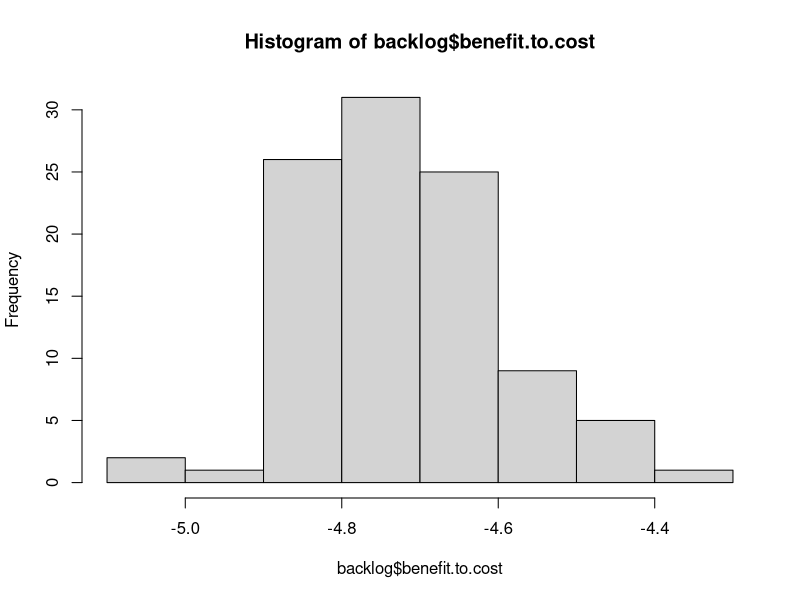
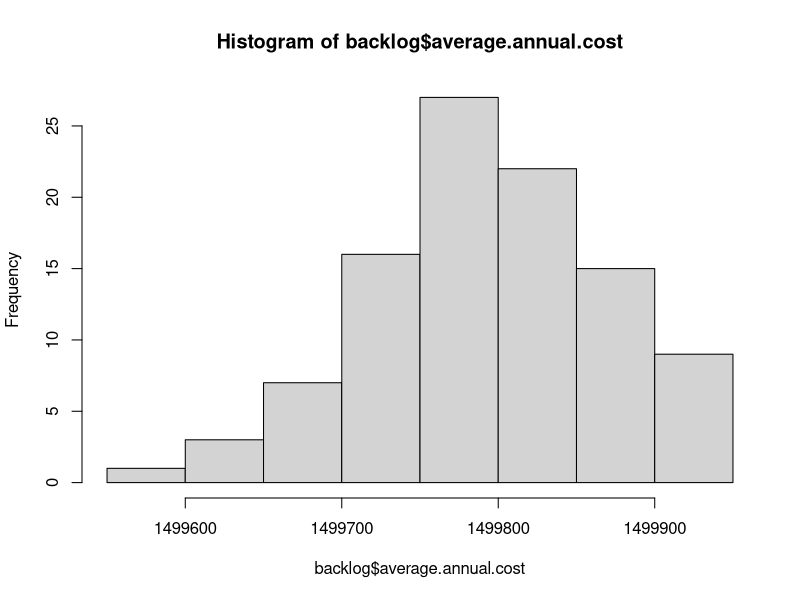
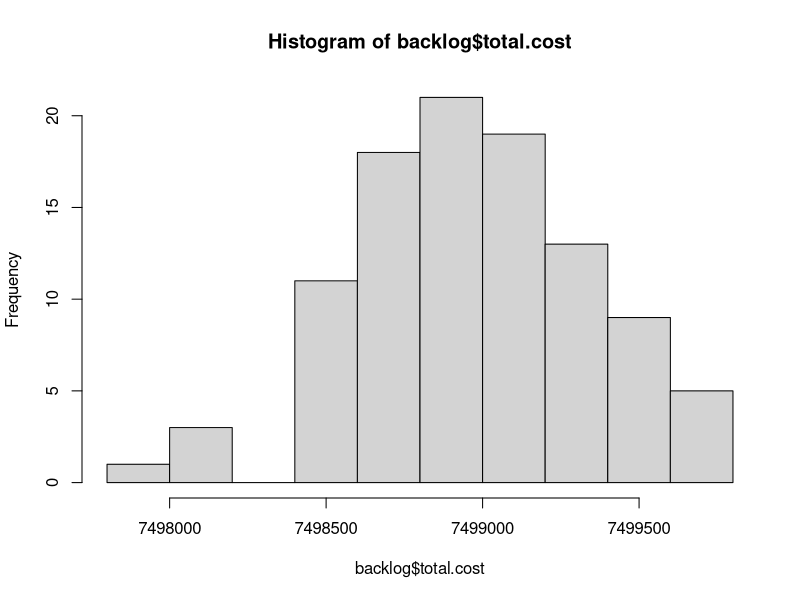
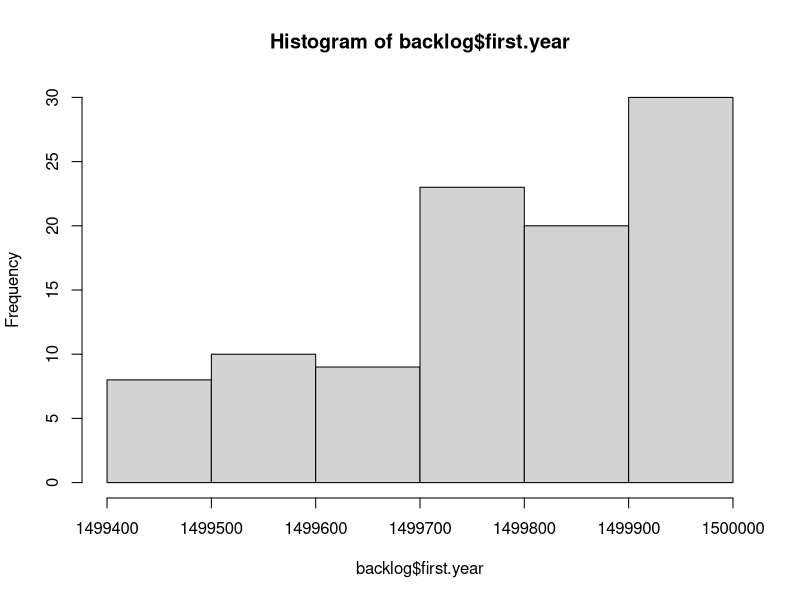

R code for these plots, in order: (Note: this script raises an error after producing the figures.)
# Read Me ####
# This code analyzes data from FST, the City's pavement consultant
# It models the cost and PCI degredation in order to optimize pavement decisions
# OCI value = PCI.  Note these scores are from November 2012.
# Created By Daniel Hadley

# Considerations: 
# 1. The knapsack approximates an optimal outcome, but needs to be inspected in cases where the 
# limit is low,E.g., http://oucsace.cs.ohiou.edu/~razvan/courses/cs4040/lecture16.pdf
# 2. The model makes assumptions about the differences in PCI reset of various treatment types.
# It assumes that patching only resets to PCI + 6, for example. 

library("plyr")


# Import data ####
setwd("K:/Somerstat/Common/Data/2014 StreetStat/PCI_Code")
# setwd ("~/Documents/Git/PCI_Code") #at home
d <- read.csv("PCI.csv")


# Create new variables #### 
d$sq.ft <- d$PavementWi * d$Length # Sq. Feet
d$sq.yd <- d$sq.ft * 0.111111 # Sq. Yards


# Functions needed for the model: ####
# f(Age) = PCI, f(PCI) = AGE, f(Age, Pave, Old PCI) = New PCI 
# f(PCI) = AGE, f(PCI) = Cost, f(knapsack) = pave 

# f(Age) = PCI
# Referenes below
# http://onlinepubs.trb.org/onlinepubs/conferences/2012/assetmgmt/presentations/Data-A-Ramirez-Flores-Chang-Albitres.pdf
# https://repository.tamu.edu/bitstream/handle/1969.1/ETD-TAMU-2009-05-317/DESHMUKH-THESIS.pdf?sequence=2
# http://www.mylongview.com/modules/showdocument.aspx?documentid=631
# See AnalyzePCI.R
PCIf <- function(AGE){ 
  PCI <- ifelse(d$Functional == "CO - Collector", 100 - (106/((log(79/AGE))^(1/.48))),
                ifelse(d$Functional == "AR - Arterial", 100 - (109/((log(88/AGE))^(1/.58))),
                       100 - (97/((log(110/AGE))^(1/.61)))
                ))
  return(PCI)
}


# f(PCI, Function, Sq.yd) = Cost 
Costf <- function(OCI, Functional, sq.yd){ 
  Cost <- ifelse((OCI >= 68) & (OCI < 88), 1.8,
         ifelse((OCI >= 47) & (OCI < 68), 18.50,
                ifelse((OCI >= 25) & (OCI < 47) & (Functional == "RT - Residential Local"), 76.80,
                       ifelse((OCI >= 25) & (OCI < 47) & (Functional == "RE - Residential Dead End"), 76.80,
                              ifelse((OCI >= 25) & (OCI < 47) & (Functional == "CO - Collector" ), 91.10,
                                     ifelse((OCI >= 25) & (OCI < 47) & (Functional == "AR - Arterial"), 91.10,
                                            ifelse((OCI >= 0) & (OCI < 25) & (Functional == "RT - Residential Local"), 139.80,
                                                   ifelse((OCI >= 0) & (OCI < 25) & (Functional == "RE - Residential Dead End"), 139.80,
                                                          ifelse((OCI >= 0) & (OCI < 25) & (Functional == "CO - Collector"), 147.70,
                                                                 ifelse((OCI >= 0) & (OCI < 25) & (Functional == "AR - Arterial"), 162.10,
                                                                        ifelse(OCI >= 88, 0, 360)))))))))))
  return(Cost*sq.yd)
}


#f(Pave, Previous Year's Moritorium) = Moritorium
Moritoriumf <- function(Pave, MoritoriumX){
  Moritorium <- ifelse(Pave == 1, 1, 
                       ifelse((MoritoriumX > 0) & (MoritoriumX < 3), 1 + MoritoriumX,
                              0 
                              ))
  return(Moritorium)
}


# f(PCI) = delta
# This takes the current PCI and calculates the difference between that and the PCI post treatment
# This is essentially the "value" in the knapsack algo
# The penultimate line ensures that during the moratorium (3 years after work is done), that
# street is not selected for maintenance yet
Deltaf <- function(OldOCI, sq.yd, Moratorium){ 
   Delta <- ifelse((OldOCI >= 68) & (OldOCI < 88) & (Moratorium == 0), ((OldOCI + 8) * sq.yd) - (OldOCI * sq.yd),
                   ifelse((OldOCI >= 47) & (OldOCI < 68) & (Moratorium == 0), ((OldOCI + 7) * sq.yd) - (OldOCI * sq.yd),
                   # why + 8 and +9: http//www.ci.san-ramon.ca.us/engr/pavement.html
                   ifelse((OldOCI >= 25) & (OldOCI < 47) & (Moratorium == 0), (96 * sq.yd) - (OldOCI * sq.yd),
                          ifelse(Moratorium != 0, 0, 
                          (100 * sq.yd) - (OldOCI * sq.yd)
                                 ))))                      
  return(Delta)
}


# # f(value, weight, limit ) = pave. This is the OLD Pave function
# # This is a greedy approximation to the Knapsack algorithm
# knapsack <- function(value, weight, limit){
#   benefit.to.cost <- value / weight #Create ratio
#   df = data.frame(value, weight, benefit.to.cost) # turn it into a DF
#   df$ID <- (1:nrow(df)) # add ID to resort later
#   df <- df[with(df, order(-benefit.to.cost)), ] # Sort by benefit.to.cost
#   rownames(df) <- NULL # Reset the row names for easier indexing
#   df$total.weight <- ifelse(cumsum(df$weight) <= limit, cumsum(df$weight), 0) # Add first items that fit
#   # I need to add a break here if nothing fits in the bag on the first pass
#   for(i in 2:nrow(df)){ #Start in row 2 because some values have been added above
#     df$total.weight[i] <- ifelse(df$weight[i] + df$total.weight[i-1] <= limit, # If adding won't go over limit
#                                  df$weight[i] + df$total.weight[i-1], df$total.weight[i-1]) # If it will, keep Weight the same
#   }
#   df$add <- 0
#   df$add[1] <- ifelse(df$total.weight[1] > 0, 1, 0)
#   for(i in 2:nrow(df)){ #Start in row 2 
#     df$add[i] <- ifelse(df$total.weight[i] > df$total.weight[i-1], 1, 0) # 1 if it has been added
#   }
#   df$add <- ifelse(df$benefit.to.cost == 0, 0, df$add) #To avoid paving streets under moratorium
#   df$add <- ifelse(df$value == 0, 0, df$add)
#   df <- df[with(df, order(ID)), ] # Resort by ID
#   rownames(df) <- NULL # Reset the row names for easier indexing
#   return(df$add)
# }


# f(value, weight, limit preventive maintenance, limit reconstruction) = pave. This is the basic Pave function
# This is a greedy approximation to the Knapsack algorithm
knapsack <- function(value, weight, limitPM, limitR, PCI){
  benefit.to.cost <- value / weight #Create ratio
  df = data.frame(value, weight, benefit.to.cost, PCI) # turn it into a DF
  df$ID <- (1:nrow(df)) # add ID to resort later
  df <- df[with(df, order(-benefit.to.cost)), ] # Sort by benefit.to.cost
  rownames(df) <- NULL # Reset the row names for easier indexing
  df$total.weight <- ifelse(cumsum(df$weight) <= limitPM, cumsum(df$weight), 0) # Add first items that fit
  # I need to add a break here if nothing fits in the bag on the first pass
  for(i in 2:nrow(df)){ #Start in row 2 because some values have been added above
    df$total.weight[i] <- ifelse(df$weight[i] + df$total.weight[i-1] <= limitPM, # If adding won't go over limit
                                 df$weight[i] + df$total.weight[i-1], df$total.weight[i-1]) # If it will, keep Weight the same
  }
  df$add <- 0
  df$add[1] <- ifelse(df$total.weight[1] > 0, 1, 0)
  for(i in 2:nrow(df)){ #Start in row 2 
    df$add[i] <- ifelse(df$total.weight[i] > df$total.weight[i-1], 1, 0) # 1 if it has been added
  }
  df$add <- ifelse(df$benefit.to.cost == 0, 0, df$add) #To avoid paving streets under moratorium
  df$add <- ifelse(df$value == 0, 0, df$add)
  # Now do it all again for full reconstruction of the worst streets
  df <- df[with(df, order(PCI)), ] # Sort by PCI
  rownames(df) <- NULL # Reset the row names for easier indexing
  df$total.weight.a <- ifelse(cumsum(df$weight) <= limitR, cumsum(df$weight), 0) # Add first items that fit
  # I need to add a break here if nothing fits in the bag on the first pass
  for(i in 2:nrow(df)){ #Start in row 2 because some values have been added above
    df$total.weight.a[i] <- ifelse(df$weight[i] + df$total.weight.a[i-1] <= limitR, # If adding won't go over limit
                                 df$weight[i] + df$total.weight.a[i-1], df$total.weight.a[i-1]) # If it will, keep Weight the same
  }
  df$add.a <- 0
  df$add.a[1] <- ifelse(df$total.weight.a[1] > 0, 1, 0)
  for(i in 2:nrow(df)){ #Start in row 2 
    df$add.a[i] <- ifelse(df$total.weight.a[i] > df$total.weight.a[i-1], 1, 0) # 1 if it has been added
  }
  df$add.a <- ifelse(df$benefit.to.cost == 0, 0, df$add.a) #To avoid paving streets under moratorium
  df$add.a <- ifelse(df$value == 0, 0, df$add.a)
  # now resort
  df <- df[with(df, order(ID)), ] # Resort by ID
  rownames(df) <- NULL # Reset the row names for easier indexing
  df$pave <- ifelse((df$add == 1) | (df$add.a == 1), 1, 0)
  return(df$pave)
}


# f(Age, Pave, Old PCI) = New PCI
# See AnalyzePCI.R
NewPCIf <- function(AGE, Pave, OldOCI){
  NewPCI <- ifelse((OldOCI >= 68) & (OldOCI < 88) & (Pave == 1), OldOCI + 8,
                   # why + 7: http//www.ci.san-ramon.ca.us/engr/pavement.html
                   ifelse((OldOCI >= 47) & (OldOCI < 68) & (Pave == 1), OldOCI + 7,
                          ifelse((OldOCI >= 25) & (OldOCI < 47) & (Pave == 1), 96, 
                                 # http://www.mylongview.com/modules/showdocument.aspx?documentid=631
                                 ifelse((OldOCI >= 0) & (OldOCI < 25) & (Pave == 1), 100,
                                        ifelse((d$Functional == "CO - Collector") & (Pave == 0), 100 - (106/((log(79/AGE))^(1/.48))),
                                               ifelse((d$Functional == "AR - Arterial") & (Pave == 0), 100 - (109/((log(88/AGE))^(1/.58))),
                                                      100 - (97/((log(110/AGE))^(1/.61)))
                                 ))))))                      
  return(NewPCI)
}


# f(NewPCI) = New Age
Agef <- function(NewPCI){
  NewAge <- ifelse((d$Functional == "CO - Collector"), 79*(2.71828^(-9.37879/(100-NewPCI)^0.48)),
                   ifelse((d$Functional == "AR - Arterial"), 88*(2.71828^(-15.1952/(100-NewPCI)^0.58)),
                          110*(2.71828^(-16.2904/(100-NewPCI)^0.61))
                   ))
                   
  return(NewAge)
}


# Final model ####

  d$Age <- Agef(d$OCI) # Estimated age in Nov 2012
  d$backlog <- Costf(d$OCI, d$Functional, d$sq.yd) # Backlog in Nov 2012
  d$Moritorium <- 0 # Hold for three years between routine maintenance 
  d$Delta.a <- Deltaf(d$OCI, d$sq.yd, d$Moritorium) # Difference between old OCI and potential OCI
  d$Pave.a <- knapsack(d$Delta.a, d$backlog, 1000000, 1000000, d$OCI) # Pave or not in spring 2013
  d$cost.a <- ifelse(d$Pave.a == 1, Costf(d$OCI, d$Functional, d$sq.yd),0) #The cost to pave the selected streets
  d$Moritorium.a <- Moritoriumf(d$Pave.a, d$Moritorium) #if work has been done, hold for 3 years
  d$Age.Tmp <- (1 + d$Age) #Temporary to do the new PCI calculation
  d$PCI.a <-  NewPCIf(d$Age.Tmp, d$Pave.a, d$OCI)
  d$Age.a <- Agef(d$PCI.a) # The new "age" in Nov 2013. E.g., crack and seal streets are not brand new.
d$backlog.a <- Costf(d$PCI.a, d$Functional, d$sq.yd) #Backlog in Nov 2013
  d$Delta.b <- Deltaf(d$PCI.a, d$sq.yd, d$Moritorium.a)
  d$Pave.b <- knapsack(d$Delta.b, d$backlog.a, 1000000, 1000000, d$PCI.a)
  d$cost.b <- ifelse(d$Pave.b == 1, Costf(d$PCI.a, d$Functional, d$sq.yd),0)
  d$Moritorium.b <- Moritoriumf(d$Pave.b, d$Moritorium.a)
  d$Age.Tmp <- (1 + d$Age.a) 
  d$PCI.b <-  NewPCIf(d$Age.Tmp, d$Pave.b, d$PCI.a)
  d$Age.b <- Agef(d$PCI.b)
d$backlog.b <- Costf(d$PCI.b, d$Functional, d$sq.yd)
  d$Delta.c <- Deltaf(d$PCI.b, d$sq.yd, d$Moritorium.b)
  d$Pave.c <- knapsack(d$Delta.c, d$backlog.b, 1000000, 1000000, d$PCI.b)
  d$cost.c <- ifelse(d$Pave.c == 1, Costf(d$PCI.b, d$Functional, d$sq.yd),0)
  d$Moritorium.c <- Moritoriumf(d$Pave.c, d$Moritorium.b)
  d$Age.Tmp <- (1 + d$Age.b) 
  d$PCI.c <-  NewPCIf(d$Age.Tmp, d$Pave.c, d$PCI.b)
  d$Age.c <- Agef(d$PCI.c)
d$backlog.c <- Costf(d$PCI.c, d$Functional, d$sq.yd)
  d$Delta.d <- Deltaf(d$PCI.c, d$sq.yd, d$Moritorium.c)
  d$Pave.d <- knapsack(d$Delta.d, d$backlog.c, 1000000, 1000000, d$PCI.c)
  d$cost.d <- ifelse(d$Pave.d == 1, Costf(d$PCI.c, d$Functional, d$sq.yd),0)
  d$Moritorium.d <- Moritoriumf(d$Pave.d, d$Moritorium.c)
  d$Age.Tmp <- (1 + d$Age.c) 
  d$PCI.d <-  NewPCIf(d$Age.Tmp, d$Pave.d, d$PCI.c)
  d$Age.d <- Agef(d$PCI.d)
d$backlog.d <- Costf(d$PCI.d, d$Functional, d$sq.yd)
  d$Delta.e <- Deltaf(d$PCI.d, d$sq.yd, d$Moritorium.d)
  d$Pave.e <- knapsack(d$Delta.e, d$backlog.d, 1000000, 1000000, d$PCI.d)
  d$cost.e <- ifelse(d$Pave.e == 1, Costf(d$PCI.d, d$Functional, d$sq.yd),0)
  d$Moritorium.e <- Moritoriumf(d$Pave.e, d$Moritorium.d)
  d$Age.Tmp <- (1 + d$Age.d) 
  d$PCI.e <-  NewPCIf(d$Age.Tmp, d$Pave.e, d$PCI.d)
  d$Age.e <- Agef(d$PCI.e)
d$backlog.e <- Costf(d$PCI.e, d$Functional, d$sq.yd)


# Final model wrapped in a function ####

# f(n) = output
Modelf <- function(n, Spending){
  d$Age <- Agef(d$OCI) # Estimated age in Nov 2012
  d$backlog <- Costf(d$OCI, d$Functional, d$sq.yd) # Backlog in Nov 2012
  d$Moritorium <- 0 # Hold for three years between routine maintenance 
  d$Delta.a <- Deltaf(d$OCI, d$sq.yd, d$Moritorium) # Difference between old OCI and potential OCI
  d$Pave.a <- knapsack(d$Delta.a, d$backlog, Spending/2, Spending/2, d$OCI) # Pave or not in spring 2013
  d$cost.a <- ifelse(d$Pave.a == 1, Costf(d$OCI, d$Functional, d$sq.yd),0) #The cost to pave the selected streets
  d$Moritorium.a <- Moritoriumf(d$Pave.a, d$Moritorium) #if work has been done, hold for 3 years
  d$Age.Tmp <- (1 + d$Age) #Temporary to do the new PCI calculation
  d$PCI.a <-  NewPCIf(d$Age.Tmp, d$Pave.a, d$OCI)
  d$Age.a <- Agef(d$PCI.a) # The new "age" in Nov 2013. E.g., crack and seal streets are not brand new.
  d$backlog.a <- Costf(d$PCI.a, d$Functional, d$sq.yd) #Backlog in Nov 2013
  d$Delta.b <- Deltaf(d$PCI.a, d$sq.yd, d$Moritorium.a)
  d$Pave.b <- knapsack(d$Delta.b, d$backlog.a, Spending/2, Spending/2, d$PCI.a)
  d$cost.b <- ifelse(d$Pave.b == 1, Costf(d$PCI.a, d$Functional, d$sq.yd),0)
  d$Moritorium.b <- Moritoriumf(d$Pave.b, d$Moritorium.a)
  d$Age.Tmp <- (1 + d$Age.a) 
  d$PCI.b <-  NewPCIf(d$Age.Tmp, d$Pave.b, d$PCI.a)
  d$Age.b <- Agef(d$PCI.b)
  d$backlog.b <- Costf(d$PCI.b, d$Functional, d$sq.yd)
  d$Delta.c <- Deltaf(d$PCI.b, d$sq.yd, d$Moritorium.b)
  d$Pave.c <- knapsack(d$Delta.c, d$backlog.b, Spending/2, Spending/2, d$PCI.b)
  d$cost.c <- ifelse(d$Pave.c == 1, Costf(d$PCI.b, d$Functional, d$sq.yd),0)
  d$Moritorium.c <- Moritoriumf(d$Pave.c, d$Moritorium.b)
  d$Age.Tmp <- (1 + d$Age.b) 
  d$PCI.c <-  NewPCIf(d$Age.Tmp, d$Pave.c, d$PCI.b)
  d$Age.c <- Agef(d$PCI.c)
  d$backlog.c <- Costf(d$PCI.c, d$Functional, d$sq.yd)
  d$Delta.d <- Deltaf(d$PCI.c, d$sq.yd, d$Moritorium.c)
  d$Pave.d <- knapsack(d$Delta.d, d$backlog.c, Spending/2, Spending/2, d$PCI.c)
  d$cost.d <- ifelse(d$Pave.d == 1, Costf(d$PCI.c, d$Functional, d$sq.yd),0)
  d$Moritorium.d <- Moritoriumf(d$Pave.d, d$Moritorium.c)
  d$Age.Tmp <- (1 + d$Age.c) 
  d$PCI.d <-  NewPCIf(d$Age.Tmp, d$Pave.d, d$PCI.c)
  d$Age.d <- Agef(d$PCI.d)
  d$backlog.d <- Costf(d$PCI.d, d$Functional, d$sq.yd)
  d$Delta.e <- Deltaf(d$PCI.d, d$sq.yd, d$Moritorium.d)
  d$Pave.e <- knapsack(d$Delta.e, d$backlog.d, Spending/2, Spending/2, d$PCI.d)
  d$cost.e <- ifelse(d$Pave.e == 1, Costf(d$PCI.d, d$Functional, d$sq.yd),0)
  d$Moritorium.e <- Moritoriumf(d$Pave.e, d$Moritorium.d)
  d$Age.Tmp <- (1 + d$Age.d) 
  d$PCI.e <-  NewPCIf(d$Age.Tmp, d$Pave.e, d$PCI.d)
  d$Age.e <- Agef(d$PCI.e)
  d$backlog.e <- Costf(d$PCI.e, d$Functional, d$sq.yd)
#   Now create the outputs
backlog <- sum(d$backlog.e)
backlog.reduction <- (sum(d$backlog)) - (sum(d$backlog.e))
total.cost <- sum(d$cost.a, d$cost.b, d$cost.c, d$cost.d, d$cost.e)
benefit.to.cost <- backlog.reduction / total.cost
average.annual.cost <- ((sum(d$cost.a)) + (sum(d$cost.b)) + (sum(d$cost.c)) + 
                          (sum(d$cost.d)) + (sum(d$cost.e))) / 5
first.year <- sum(d$cost.a)
low <- d[ which(d$PCI.e < 30), ]
percent.low <- (sum(low$sq.yd))/1655897
output <- list(backlog, backlog.reduction, total.cost, benefit.to.cost, average.annual.cost, 
               first.year, percent.low)
return(output)
}

Modelf(1, 4000000)


# Stochastic Model for comparison ####
# f(value, weight, limit ) = pave. 
# This is a greedy approximation to the Knapsack algorithm
knapsack <- function(value, weight, limit){
  benefit.to.cost <- sample(1:573, 573, replace=F) #Instead of real ratio, make it random
  df = data.frame(value, weight, benefit.to.cost) # turn it into a DF
  df$ID <- (1:nrow(df)) # add ID to resort later
  df <- df[with(df, order(-benefit.to.cost)), ] # Sort by benefit.to.cost
  rownames(df) <- NULL # Reset the row names for easier indexing
  df$total.weight <- ifelse(cumsum(df$weight) <= limit, cumsum(df$weight), 0) # Add first items that fit
  # I need to add a break here if nothing fits in the bag on the first pass
  for(i in 2:nrow(df)){ #Start in row 2 because some values have been added above
    df$total.weight[i] <- ifelse(df$weight[i] + df$total.weight[i-1] <= limit, # If adding won't go over limit
                                 df$weight[i] + df$total.weight[i-1], df$total.weight[i-1]) # If it will, keep Weight the same
  }
  df$add <- 0
  df$add[1] <- ifelse(df$total.weight[1] > 0, 1, 0)
  for(i in 2:nrow(df)){ #Start in row 2 
    df$add[i] <- ifelse(df$total.weight[i] > df$total.weight[i-1], 1, 0) # 1 if it has been added
  }
  df <- df[with(df, order(ID)), ] # Resort by ID
  rownames(df) <- NULL # Reset the row names for easier indexing
  return(df$add)
}


Modelf <- function(n){
  d$Age <- Agef(d$OCI) # Estimated age in Nov 2012
  d$backlog <- Costf(d$OCI, d$Functional, d$sq.yd) # Backlog in Nov 2012
  d$Moritorium <- 0 # Hold for three years between routine maintenance 
  d$Delta.a <- Deltaf(d$OCI, d$sq.yd, d$Moritorium) # Difference between old OCI and potential OCI
  d$Pave.a <- knapsack(d$Delta.a, d$backlog, 1500000) # Pave or not in spring 2013
  d$cost.a <- ifelse(d$Pave.a == 1, Costf(d$OCI, d$Functional, d$sq.yd),0) #The cost to pave the selected streets
  d$Moritorium.a <- Moritoriumf(d$Pave.a, d$Moritorium) #if work has been done, hold for 3 years
  d$Age.Tmp <- (1 + d$Age) #Temporary to do the new PCI calculation
  d$PCI.a <-  NewPCIf(d$Age.Tmp, d$Pave.a, d$OCI)
  d$Age.a <- Agef(d$PCI.a) # The new "age" in Nov 2013. E.g., crack and seal streets are not brand new.
  d$backlog.a <- Costf(d$PCI.a, d$Functional, d$sq.yd) #Backlog in Nov 2013
  d$Delta.b <- Deltaf(d$PCI.a, d$sq.yd, d$Moritorium.a)
  d$Pave.b <- knapsack(d$Delta.b, d$backlog.a, 1500000)
  d$cost.b <- ifelse(d$Pave.b == 1, Costf(d$PCI.a, d$Functional, d$sq.yd),0)
  d$Moritorium.b <- Moritoriumf(d$Pave.b, d$Moritorium.a)
  d$Age.Tmp <- (1 + d$Age.a) 
  d$PCI.b <-  NewPCIf(d$Age.Tmp, d$Pave.b, d$PCI.a)
  d$Age.b <- Agef(d$PCI.b)
  d$backlog.b <- Costf(d$PCI.b, d$Functional, d$sq.yd)
  d$Delta.c <- Deltaf(d$PCI.b, d$sq.yd, d$Moritorium.b)
  d$Pave.c <- knapsack(d$Delta.c, d$backlog.b, 1500000)
  d$cost.c <- ifelse(d$Pave.c == 1, Costf(d$PCI.b, d$Functional, d$sq.yd),0)
  d$Moritorium.c <- Moritoriumf(d$Pave.c, d$Moritorium.b)
  d$Age.Tmp <- (1 + d$Age.b) 
  d$PCI.c <-  NewPCIf(d$Age.Tmp, d$Pave.c, d$PCI.b)
  d$Age.c <- Agef(d$PCI.c)
  d$backlog.c <- Costf(d$PCI.c, d$Functional, d$sq.yd)
  d$Delta.d <- Deltaf(d$PCI.c, d$sq.yd, d$Moritorium.c)
  d$Pave.d <- knapsack(d$Delta.d, d$backlog.c, 1500000)
  d$cost.d <- ifelse(d$Pave.d == 1, Costf(d$PCI.c, d$Functional, d$sq.yd),0)
  d$Moritorium.d <- Moritoriumf(d$Pave.d, d$Moritorium.c)
  d$Age.Tmp <- (1 + d$Age.c) 
  d$PCI.d <-  NewPCIf(d$Age.Tmp, d$Pave.d, d$PCI.c)
  d$Age.d <- Agef(d$PCI.d)
  d$backlog.d <- Costf(d$PCI.d, d$Functional, d$sq.yd)
  d$Delta.e <- Deltaf(d$PCI.d, d$sq.yd, d$Moritorium.d)
  d$Pave.e <- knapsack(d$Delta.e, d$backlog.d, 1500000)
  d$cost.e <- ifelse(d$Pave.e == 1, Costf(d$PCI.d, d$Functional, d$sq.yd),0)
  d$Moritorium.e <- Moritoriumf(d$Pave.e, d$Moritorium.d)
  d$Age.Tmp <- (1 + d$Age.d) 
  d$PCI.e <-  NewPCIf(d$Age.Tmp, d$Pave.e, d$PCI.d)
  d$Age.e <- Agef(d$PCI.e)
  d$backlog.e <- Costf(d$PCI.e, d$Functional, d$sq.yd)
  #   Now create the outputs
  backlog <- sum(d$backlog.e)
  backlog.reduction <- (sum(d$backlog)) - (sum(d$backlog.e))
  total.cost <- sum(d$cost.a, d$cost.b, d$cost.c, d$cost.d, d$cost.e)
  benefit.to.cost <- backlog.reduction / total.cost
  average.annual.cost <- ((sum(d$cost.a)) + (sum(d$cost.b)) + (sum(d$cost.c)) + 
                            (sum(d$cost.d)) + (sum(d$cost.e))) / 5
  first.year <- sum(d$cost.a)
  output <- list(backlog, backlog.reduction, total.cost, benefit.to.cost, average.annual.cost, first.year)
  return(output)
}

Modelf(1)

# Now run the function X number of times
# http://stats.stackexchange.com/questions/7999/how-to-efficiently-repeat-a-function-on-a-data-set-in-r
library("plyr")
l <- alply(cbind(rep(100,100),rep(20,10)),1,Modelf)
backlog <- data.frame(matrix(unlist(l), nrow=100, byrow=T))
colnames(backlog) <- c("backlog", "backlog.reduction", "total.cost", "benefit.to.cost", 
                       "average.annual.cost", "first.year")

hist(backlog$benefit.to.cost)
hist(backlog$average.annual.cost)
hist(backlog$total.cost)
hist(backlog$first.year)


# Final model for comparison to consultant: cap = $2m + $2m worst streets  ####
# Backlog after 5 years for consultant spending $4.5 m is $81,115,018 m.

# f(n) = output
Modelf <- function(n){
  d$Age <- Agef(d$OCI) # Estimated age in Nov 2012
  d$backlog <- Costf(d$OCI, d$Functional, d$sq.yd) # Backlog in Nov 2012
  d$Moritorium <- 0 # Hold for three years between routine maintenance 
  d$Delta.a <- Deltaf(d$OCI, d$sq.yd, d$Moritorium) # Difference between old OCI and potential OCI
  d$Pave.a <- knapsack(d$Delta.a, d$backlog, 2000000, 2000000, d$OCI) # Pave or not in spring 2013
  d$cost.a <- ifelse(d$Pave.a == 1, Costf(d$OCI, d$Functional, d$sq.yd),0) #The cost to pave the selected streets
  d$Moritorium.a <- Moritoriumf(d$Pave.a, d$Moritorium) #if work has been done, hold for 3 years
  d$Age.Tmp <- (1 + d$Age) #Temporary to do the new PCI calculation
  d$PCI.a <-  NewPCIf(d$Age.Tmp, d$Pave.a, d$OCI)
  d$Age.a <- Agef(d$PCI.a) # The new "age" in Nov 2013. E.g., crack and seal streets are not brand new.
  d$backlog.a <- Costf(d$PCI.a, d$Functional, d$sq.yd) #Backlog in Nov 2013
  d$Delta.b <- Deltaf(d$PCI.a, d$sq.yd, d$Moritorium.a)
  d$Pave.b <- knapsack(d$Delta.b, d$backlog.a, 2000000, 2000000, d$PCI.a)
  d$cost.b <- ifelse(d$Pave.b == 1, Costf(d$PCI.a, d$Functional, d$sq.yd),0)
  d$Moritorium.b <- Moritoriumf(d$Pave.b, d$Moritorium.a)
  d$Age.Tmp <- (1 + d$Age.a) 
  d$PCI.b <-  NewPCIf(d$Age.Tmp, d$Pave.b, d$PCI.a)
  d$Age.b <- Agef(d$PCI.b)
  d$backlog.b <- Costf(d$PCI.b, d$Functional, d$sq.yd)
  d$Delta.c <- Deltaf(d$PCI.b, d$sq.yd, d$Moritorium.b)
  d$Pave.c <- knapsack(d$Delta.c, d$backlog.b, 2000000, 2000000, d$PCI.b)
  d$cost.c <- ifelse(d$Pave.c == 1, Costf(d$PCI.b, d$Functional, d$sq.yd),0)
  d$Moritorium.c <- Moritoriumf(d$Pave.c, d$Moritorium.b)
  d$Age.Tmp <- (1 + d$Age.b) 
  d$PCI.c <-  NewPCIf(d$Age.Tmp, d$Pave.c, d$PCI.b)
  d$Age.c <- Agef(d$PCI.c)
  d$backlog.c <- Costf(d$PCI.c, d$Functional, d$sq.yd)
  d$Delta.d <- Deltaf(d$PCI.c, d$sq.yd, d$Moritorium.c)
  d$Pave.d <- knapsack(d$Delta.d, d$backlog.c, 2000000, 2000000, d$PCI.c)
  d$cost.d <- ifelse(d$Pave.d == 1, Costf(d$PCI.c, d$Functional, d$sq.yd),0)
  d$Moritorium.d <- Moritoriumf(d$Pave.d, d$Moritorium.c)
  d$Age.Tmp <- (1 + d$Age.c) 
  d$PCI.d <-  NewPCIf(d$Age.Tmp, d$Pave.d, d$PCI.c)
  d$Age.d <- Agef(d$PCI.d)
  d$backlog.d <- Costf(d$PCI.d, d$Functional, d$sq.yd)
  d$Delta.e <- Deltaf(d$PCI.d, d$sq.yd, d$Moritorium.d)
  d$Pave.e <- knapsack(d$Delta.e, d$backlog.d, 2000000, 2000000, d$PCI.d)
  d$cost.e <- ifelse(d$Pave.e == 1, Costf(d$PCI.d, d$Functional, d$sq.yd),0)
  d$Moritorium.e <- Moritoriumf(d$Pave.e, d$Moritorium.d)
  d$Age.Tmp <- (1 + d$Age.d) 
  d$PCI.e <-  NewPCIf(d$Age.Tmp, d$Pave.e, d$PCI.d)
  d$Age.e <- Agef(d$PCI.e)
  d$backlog.e <- Costf(d$PCI.e, d$Functional, d$sq.yd)
  #   Now create the outputs
  backlog <- sum(d$backlog.e)
  backlog.reduction <- (sum(d$backlog)) - (sum(d$backlog.e))
  total.cost <- sum(d$cost.a, d$cost.b, d$cost.c, d$cost.d, d$cost.e)
  benefit.to.cost <- backlog.reduction / total.cost
  average.annual.cost <- ((sum(d$cost.a)) + (sum(d$cost.b)) + (sum(d$cost.c)) + 
                            (sum(d$cost.d)) + (sum(d$cost.e))) / 5
  first.year <- sum(d$cost.a)
  output <- list(backlog, backlog.reduction, total.cost, benefit.to.cost, average.annual.cost, first.year)
  return(output)
}

Modelf(1)


# Here are the Streets that DPW did in 2013 ####
Modelf <- function(n, Spending){
  d$Age <- Agef(d$OCI) # Estimated age in Nov 2012
  d$backlog <- Costf(d$OCI, d$Functional, d$sq.yd) # Backlog in Nov 2012
  d$Moritorium <- 0 # Hold for three years between routine maintenance 
  d$Delta.a <- Deltaf(d$OCI, d$sq.yd, d$Moritorium) # Difference between old OCI and potential OCI
  ## The following list is missing the private ways and the part of Shore they did. Was it all Shore?
  d$Pave.a <- ifelse(d$STREETNAME %in% c('ALBION ST' , 'ALBION TERR', 'BELMONT SQ', 'HAMMOND ST',
                                         'MORGAN ST', 'WHEELER ST', 'WYATT ST', 'YORKTOWN ST'), 1, 0)
  d$cost.a <- ifelse(d$Pave.a == 1, Costf(d$OCI, d$Functional, d$sq.yd),0) #The cost to pave the selected streets
  d$Moritorium.a <- Moritoriumf(d$Pave.a, d$Moritorium) #if work has been done, hold for 3 years
  d$Age.Tmp <- (1 + d$Age) #Temporary to do the new PCI calculation
  d$PCI.a <-  NewPCIf(d$Age.Tmp, d$Pave.a, d$OCI)
  d$Age.a <- Agef(d$PCI.a) # The new "age" in Nov 2013. E.g., crack and seal streets are not brand new.
  d$backlog.a <- Costf(d$PCI.a, d$Functional, d$sq.yd) #Backlog in Nov 2013
  d$Delta.b <- Deltaf(d$PCI.a, d$sq.yd, d$Moritorium.a)
  d$Pave.b <- knapsack(d$Delta.b, d$backlog.a, Spending/2, Spending/2, d$PCI.a)
  d$cost.b <- ifelse(d$Pave.b == 1, Costf(d$PCI.a, d$Functional, d$sq.yd),0)
  d$Moritorium.b <- Moritoriumf(d$Pave.b, d$Moritorium.a)
  d$Age.Tmp <- (1 + d$Age.a) 
  d$PCI.b <-  NewPCIf(d$Age.Tmp, d$Pave.b, d$PCI.a)
  d$Age.b <- Agef(d$PCI.b)
  d$backlog.b <- Costf(d$PCI.b, d$Functional, d$sq.yd)
  d$Delta.c <- Deltaf(d$PCI.b, d$sq.yd, d$Moritorium.b)
  d$Pave.c <- knapsack(d$Delta.c, d$backlog.b, Spending/2, Spending/2, d$PCI.b)
  d$cost.c <- ifelse(d$Pave.c == 1, Costf(d$PCI.b, d$Functional, d$sq.yd),0)
  d$Moritorium.c <- Moritoriumf(d$Pave.c, d$Moritorium.b)
  d$Age.Tmp <- (1 + d$Age.b) 
  d$PCI.c <-  NewPCIf(d$Age.Tmp, d$Pave.c, d$PCI.b)
  d$Age.c <- Agef(d$PCI.c)
  d$backlog.c <- Costf(d$PCI.c, d$Functional, d$sq.yd)
  d$Delta.d <- Deltaf(d$PCI.c, d$sq.yd, d$Moritorium.c)
  d$Pave.d <- knapsack(d$Delta.d, d$backlog.c, Spending/2, Spending/2, d$PCI.c)
  d$cost.d <- ifelse(d$Pave.d == 1, Costf(d$PCI.c, d$Functional, d$sq.yd),0)
  d$Moritorium.d <- Moritoriumf(d$Pave.d, d$Moritorium.c)
  d$Age.Tmp <- (1 + d$Age.c) 
  d$PCI.d <-  NewPCIf(d$Age.Tmp, d$Pave.d, d$PCI.c)
  d$Age.d <- Agef(d$PCI.d)
  d$backlog.d <- Costf(d$PCI.d, d$Functional, d$sq.yd)
  d$Delta.e <- Deltaf(d$PCI.d, d$sq.yd, d$Moritorium.d)
  d$Pave.e <- knapsack(d$Delta.e, d$backlog.d, Spending/2, Spending/2, d$PCI.d)
  d$cost.e <- ifelse(d$Pave.e == 1, Costf(d$PCI.d, d$Functional, d$sq.yd),0)
  d$Moritorium.e <- Moritoriumf(d$Pave.e, d$Moritorium.d)
  d$Age.Tmp <- (1 + d$Age.d) 
  d$PCI.e <-  NewPCIf(d$Age.Tmp, d$Pave.e, d$PCI.d)
  d$Age.e <- Agef(d$PCI.e)
  d$backlog.e <- Costf(d$PCI.e, d$Functional, d$sq.yd)
  #   Now create the outputs
  backlog <- sum(d$backlog.e)
  backlog.reduction <- (sum(d$backlog)) - (sum(d$backlog.e))
  total.cost <- sum(d$cost.a, d$cost.b, d$cost.c, d$cost.d, d$cost.e)
  benefit.to.cost <- backlog.reduction / total.cost
  average.annual.cost <- ((sum(d$cost.a)) + (sum(d$cost.b)) + (sum(d$cost.c)) + 
                            (sum(d$cost.d)) + (sum(d$cost.e))) / 5
  first.year <- sum(d$cost.a)
  low <- d[ which(d$PCI.e < 30), ]
  percent.low <- (sum(low$sq.yd))/1655897
  output <- list(backlog, backlog.reduction, total.cost, benefit.to.cost, average.annual.cost, 
                 first.year, percent.low)
  return(output)
}

Modelf(1, 4000000)


# Stochastic Model (random spending number) to see return on investment ####

Modelf <- function(n){
  random <- runif(1, min=0, max=6000000)
  d$Age <- Agef(d$OCI) # Estimated age in Nov 2012
  d$backlog <- Costf(d$OCI, d$Functional, d$sq.yd) # Backlog in Nov 2012
  d$Moritorium <- 0 # Hold for three years between routine maintenance 
  d$Delta.a <- Deltaf(d$OCI, d$sq.yd, d$Moritorium) # Difference between old OCI and potential OCI
  ## The following list is missing the private ways and the part of Shore they did. Was it all Shore?
  d$Pave.a <- ifelse(d$STREETNAME %in% c('ALBION ST' , 'ALBION TERR', 'BELMONT SQ', 'HAMMOND ST',
                                         'MORGAN ST', 'WHEELER ST', 'WYATT ST', 'YORKTOWN ST'), 1, 0)
  d$cost.a <- ifelse(d$Pave.a == 1, Costf(d$OCI, d$Functional, d$sq.yd),0) #The cost to pave the selected streets
  d$Moritorium.a <- Moritoriumf(d$Pave.a, d$Moritorium) #if work has been done, hold for 3 years
  d$Age.Tmp <- (1 + d$Age) #Temporary to do the new PCI calculation
  d$PCI.a <-  NewPCIf(d$Age.Tmp, d$Pave.a, d$OCI)
  d$Age.a <- Agef(d$PCI.a) # The new "age" in Nov 2013. E.g., crack and seal streets are not brand new.
  d$backlog.a <- Costf(d$PCI.a, d$Functional, d$sq.yd) #Backlog in Nov 2013
  d$Delta.b <- Deltaf(d$PCI.a, d$sq.yd, d$Moritorium.a)
  d$Pave.b <- knapsack(d$Delta.b, d$backlog.a, random, random, d$PCI.a)
  d$cost.b <- ifelse(d$Pave.b == 1, Costf(d$PCI.a, d$Functional, d$sq.yd),0)
  d$Moritorium.b <- Moritoriumf(d$Pave.b, d$Moritorium.a)
  d$Age.Tmp <- (1 + d$Age.a) 
  d$PCI.b <-  NewPCIf(d$Age.Tmp, d$Pave.b, d$PCI.a)
  d$Age.b <- Agef(d$PCI.b)
  d$backlog.b <- Costf(d$PCI.b, d$Functional, d$sq.yd)
  d$Delta.c <- Deltaf(d$PCI.b, d$sq.yd, d$Moritorium.b)
  d$Pave.c <- knapsack(d$Delta.c, d$backlog.b, random, random, d$PCI.b)
  d$cost.c <- ifelse(d$Pave.c == 1, Costf(d$PCI.b, d$Functional, d$sq.yd),0)
  d$Moritorium.c <- Moritoriumf(d$Pave.c, d$Moritorium.b)
  d$Age.Tmp <- (1 + d$Age.b) 
  d$PCI.c <-  NewPCIf(d$Age.Tmp, d$Pave.c, d$PCI.b)
  d$Age.c <- Agef(d$PCI.c)
  d$backlog.c <- Costf(d$PCI.c, d$Functional, d$sq.yd)
  d$Delta.d <- Deltaf(d$PCI.c, d$sq.yd, d$Moritorium.c)
  d$Pave.d <- knapsack(d$Delta.d, d$backlog.c, random, random, d$PCI.c)
  d$cost.d <- ifelse(d$Pave.d == 1, Costf(d$PCI.c, d$Functional, d$sq.yd),0)
  d$Moritorium.d <- Moritoriumf(d$Pave.d, d$Moritorium.c)
  d$Age.Tmp <- (1 + d$Age.c) 
  d$PCI.d <-  NewPCIf(d$Age.Tmp, d$Pave.d, d$PCI.c)
  d$Age.d <- Agef(d$PCI.d)
  d$backlog.d <- Costf(d$PCI.d, d$Functional, d$sq.yd)
  d$Delta.e <- Deltaf(d$PCI.d, d$sq.yd, d$Moritorium.d)
  d$Pave.e <- knapsack(d$Delta.e, d$backlog.d, random, random, d$PCI.d)
  d$cost.e <- ifelse(d$Pave.e == 1, Costf(d$PCI.d, d$Functional, d$sq.yd),0)
  d$Moritorium.e <- Moritoriumf(d$Pave.e, d$Moritorium.d)
  d$Age.Tmp <- (1 + d$Age.d) 
  d$PCI.e <-  NewPCIf(d$Age.Tmp, d$Pave.e, d$PCI.d)
  d$Age.e <- Agef(d$PCI.e)
  d$backlog.e <- Costf(d$PCI.e, d$Functional, d$sq.yd)
  #   Now create the outputs
  random <- random
  backlog <- sum(d$backlog.e)
  backlog.reduction <- (sum(d$backlog)) - (sum(d$backlog.e)) 
  backlog.change.percent <- (sum(d$backlog.e)) - (sum(d$backlog))/(sum(d$backlog))
  total.cost <- sum(d$cost.a, d$cost.b, d$cost.c, d$cost.d, d$cost.e)
  benefit.to.cost <- backlog.reduction / total.cost
  average.annual.cost <- ((sum(d$cost.a)) + (sum(d$cost.b)) + (sum(d$cost.c)) + 
                            (sum(d$cost.d)) + (sum(d$cost.e))) / 5
  first.year <- sum(d$cost.a)
  weighted.PCI.a <- weighted.mean(d$PCI.a, d$sq.yd)
  weighted.PCI.e <- weighted.mean(d$PCI.e, d$sq.yd)
  min.PCI.e <- min(d$PCI.e)
  output <- list(backlog, backlog.reduction, backlog.change.percent, total.cost, benefit.to.cost, 
                 average.annual.cost, first.year, random, weighted.PCI.a, 
                 weighted.PCI.e, min.PCI.e)
  return(output)
}

Modelf(1)

# Now run the function X number of times
# http://stats.stackexchange.com/questions/7999/how-to-efficiently-repeat-a-function-on-a-data-set-in-r
library("plyr")
l <- alply(cbind(rep(10000,10000),rep(20,10)),1,Modelf)
backlog <- data.frame(matrix(unlist(l), nrow=10000, byrow=T))
colnames(backlog) <- c("backlog", "backlog.change", "backlog.change.percent", "total.cost", "benefit.to.cost", 
                       "average.annual.cost", "first.year", "Spending", "PCI.a", "PCI.e", 
                       "min.PCI.e")

hist(backlog$benefit.to.cost)
hist(backlog$average.annual.cost)
hist(backlog$total.cost)
hist(backlog$first.year)


# Here are the Streets that DPW did in 2013 + a Model of worst first at historic levels ####
Modelf <- function(n){
  d$Age <- Agef(d$OCI) # Estimated age in Nov 2012
  d$backlog <- Costf(d$OCI, d$Functional, d$sq.yd) # Backlog in Nov 2012
  d$Moritorium <- 0 # Hold for three years between routine maintenance 
  d$Delta.a <- Deltaf(d$OCI, d$sq.yd, d$Moritorium) # Difference between old OCI and potential OCI
  ## The following list is missing the private ways and the part of Shore they did. Was it all Shore?
  d$Pave.a <- ifelse(d$STREETNAME %in% c('ALBION ST' , 'ALBION TERR', 'BELMONT SQ', 'HAMMOND ST',
                                         'MORGAN ST', 'WHEELER ST', 'WYATT ST', 'YORKTOWN ST'), 1, 0)
  d$cost.a <- ifelse(d$Pave.a == 1, Costf(d$OCI, d$Functional, d$sq.yd),0) #The cost to pave the selected streets
  d$Moritorium.a <- Moritoriumf(d$Pave.a, d$Moritorium) #if work has been done, hold for 3 years
  d$Age.Tmp <- (1 + d$Age) #Temporary to do the new PCI calculation
  d$PCI.a <-  NewPCIf(d$Age.Tmp, d$Pave.a, d$OCI)
  d$Age.a <- Agef(d$PCI.a) # The new "age" in Nov 2013. E.g., crack and seal streets are not brand new.
  d$backlog.a <- Costf(d$PCI.a, d$Functional, d$sq.yd) #Backlog in Nov 2013
  d$Delta.b <- Deltaf(d$PCI.a, d$sq.yd, d$Moritorium.a)
  d$Pave.b <- knapsack(d$Delta.b, d$backlog.a, 0, 1200000, d$PCI.a)
  d$cost.b <- ifelse(d$Pave.b == 1, Costf(d$PCI.a, d$Functional, d$sq.yd),0)
  d$Moritorium.b <- Moritoriumf(d$Pave.b, d$Moritorium.a)
  d$Age.Tmp <- (1 + d$Age.a) 
  d$PCI.b <-  NewPCIf(d$Age.Tmp, d$Pave.b, d$PCI.a)
  d$Age.b <- Agef(d$PCI.b)
  d$backlog.b <- Costf(d$PCI.b, d$Functional, d$sq.yd)
  d$Delta.c <- Deltaf(d$PCI.b, d$sq.yd, d$Moritorium.b)
  d$Pave.c <- knapsack(d$Delta.c, d$backlog.b, 0, 1200000, d$PCI.b)
  d$cost.c <- ifelse(d$Pave.c == 1, Costf(d$PCI.b, d$Functional, d$sq.yd),0)
  d$Moritorium.c <- Moritoriumf(d$Pave.c, d$Moritorium.b)
  d$Age.Tmp <- (1 + d$Age.b) 
  d$PCI.c <-  NewPCIf(d$Age.Tmp, d$Pave.c, d$PCI.b)
  d$Age.c <- Agef(d$PCI.c)
  d$backlog.c <- Costf(d$PCI.c, d$Functional, d$sq.yd)
  d$Delta.d <- Deltaf(d$PCI.c, d$sq.yd, d$Moritorium.c)
  d$Pave.d <- knapsack(d$Delta.d, d$backlog.c, 0, 1200000, d$PCI.c)
  d$cost.d <- ifelse(d$Pave.d == 1, Costf(d$PCI.c, d$Functional, d$sq.yd),0)
  d$Moritorium.d <- Moritoriumf(d$Pave.d, d$Moritorium.c)
  d$Age.Tmp <- (1 + d$Age.c) 
  d$PCI.d <-  NewPCIf(d$Age.Tmp, d$Pave.d, d$PCI.c)
  d$Age.d <- Agef(d$PCI.d)
  d$backlog.d <- Costf(d$PCI.d, d$Functional, d$sq.yd)
  d$Delta.e <- Deltaf(d$PCI.d, d$sq.yd, d$Moritorium.d)
  d$Pave.e <- knapsack(d$Delta.e, d$backlog.d, 0, 1200000, d$PCI.d)
  d$cost.e <- ifelse(d$Pave.e == 1, Costf(d$PCI.d, d$Functional, d$sq.yd),0)
  d$Moritorium.e <- Moritoriumf(d$Pave.e, d$Moritorium.d)
  d$Age.Tmp <- (1 + d$Age.d) 
  d$PCI.e <-  NewPCIf(d$Age.Tmp, d$Pave.e, d$PCI.d)
  d$Age.e <- Agef(d$PCI.e)
  d$backlog.e <- Costf(d$PCI.e, d$Functional, d$sq.yd)
  return(sum(d$backlog))
}


# Visualizations ####
library(ggplot2)

my.theme <- 
  theme(plot.background = element_blank(), # Remove background
        panel.grid.major = element_blank(), # Remove gridlines
        panel.grid.minor = element_blank(), # Remove more gridlines
        panel.border = element_blank(), # Remove border
        panel.background = element_blank(), # Remove more background
        axis.ticks = element_blank(), # Remove axis ticks
        axis.text=element_text(size=24), # Enlarge axis text font
        axis.title=element_text(size=26), # Enlarge axis title font
        plot.title=element_text(size=42, hjust=0) # Enlarge, left-align title
        #,axis.text.x = element_text(angle=60, hjust = 1) # Uncomment if X-axis unreadable 
  )

p <- qplot(OCI, weight = sq.yd, data = d, geom = "histogram", alpha=I(.7), main="Data By Year", ylab="Col2 Count")
p + my.theme

p <- qplot(PCI.a, weight = sq.yd, data = d, geom = "histogram", alpha=I(.7), main="Data By Year", ylab="Col2 Count")
p + my.theme

p <- qplot(PCI.b, weight = sq.yd, data = d, geom = "histogram", alpha=I(.7), main="Data By Year", ylab="Col2 Count")
p + my.theme

p <- qplot(PCI.c, weight = sq.yd, data = d, geom = "histogram", alpha=I(.7), main="Data By Year", ylab="Col2 Count")
p + my.theme

p <- qplot(PCI.d, weight = sq.yd, data = d, geom = "histogram", alpha=I(.7), main="Data By Year", ylab="Col2 Count")
p + my.theme

p <- qplot(PCI.e, weight = sq.yd, data = d, geom = "histogram", alpha=I(.7), main="Data By Year", ylab="Col2 Count")
p + my.theme
